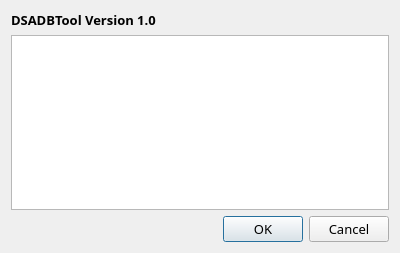
<?xml version="1.0" encoding="UTF-8"?>
<ui version="4.0">
 <class>AboutDialog</class>
 <widget class="QDialog" name="AboutDialog">
  <property name="geometry">
   <rect>
    <x>0</x>
    <y>0</y>
    <width>400</width>
    <height>253</height>
   </rect>
  </property>
  <property name="font">
   <font>
    <family>맑은 고딕</family>
    <pointsize>10</pointsize>
   </font>
  </property>
  <property name="windowTitle">
   <string>DSADBTool</string>
  </property>
  <layout class="QVBoxLayout" name="verticalLayout">
   <item>
    <widget class="QLabel" name="label">
     <property name="font">
      <font>
       <family>맑은 고딕</family>
       <pointsize>10</pointsize>
       <weight>75</weight>
       <italic>false</italic>
       <bold>true</bold>
      </font>
     </property>
     <property name="text">
      <string>DSADBTool Version 1.0</string>
     </property>
    </widget>
   </item>
   <item>
    <widget class="QTextEdit" name="textEdit"/>
   </item>
   <item>
    <widget class="QDialogButtonBox" name="buttonBox">
     <property name="orientation">
      <enum>Qt::Horizontal</enum>
     </property>
     <property name="standardButtons">
      <set>QDialogButtonBox::Cancel|QDialogButtonBox::Ok</set>
     </property>
    </widget>
   </item>
  </layout>
 </widget>
 <resources/>
 <connections>
  <connection>
   <sender>buttonBox</sender>
   <signal>accepted()</signal>
   <receiver>AboutDialog</receiver>
   <slot>accept()</slot>
   <hints>
    <hint type="sourcelabel">
     <x>248</x>
     <y>254</y>
    </hint>
    <hint type="destinationlabel">
     <x>157</x>
     <y>274</y>
    </hint>
   </hints>
  </connection>
  <connection>
   <sender>buttonBox</sender>
   <signal>rejected()</signal>
   <receiver>AboutDialog</receiver>
   <slot>reject()</slot>
   <hints>
    <hint type="sourcelabel">
     <x>316</x>
     <y>260</y>
    </hint>
    <hint type="destinationlabel">
     <x>286</x>
     <y>274</y>
    </hint>
   </hints>
  </connection>
 </connections>
</ui>
